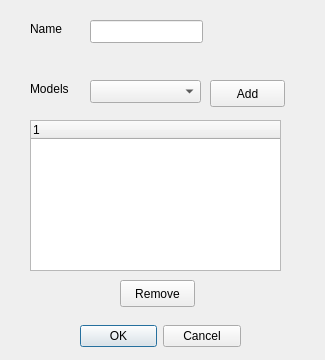
<ui version="4.0" >
 <class>NewGroupDialog</class>
 <widget class="QDialog" name="NewGroupDialog" >
  <property name="geometry" >
   <rect>
    <x>0</x>
    <y>0</y>
    <width>325</width>
    <height>360</height>
   </rect>
  </property>
  <property name="windowTitle" >
   <string>Create a new Group</string>
  </property>
  <widget class="QDialogButtonBox" name="okCancelButton" >
   <property name="geometry" >
    <rect>
     <x>80</x>
     <y>320</y>
     <width>161</width>
     <height>32</height>
    </rect>
   </property>
   <property name="orientation" >
    <enum>Qt::Horizontal</enum>
   </property>
   <property name="standardButtons" >
    <set>QDialogButtonBox::Cancel|QDialogButtonBox::NoButton|QDialogButtonBox::Ok</set>
   </property>
  </widget>
  <widget class="QPushButton" name="modelsAddButton" >
   <property name="geometry" >
    <rect>
     <x>210</x>
     <y>80</y>
     <width>75</width>
     <height>27</height>
    </rect>
   </property>
   <property name="text" >
    <string>Add</string>
   </property>
  </widget>
  <widget class="QLabel" name="modelsLabel" >
   <property name="geometry" >
    <rect>
     <x>30</x>
     <y>80</y>
     <width>41</width>
     <height>18</height>
    </rect>
   </property>
   <property name="text" >
    <string>Models</string>
   </property>
  </widget>
  <widget class="QLineEdit" name="nameText" >
   <property name="geometry" >
    <rect>
     <x>90</x>
     <y>20</y>
     <width>113</width>
     <height>23</height>
    </rect>
   </property>
  </widget>
  <widget class="QLabel" name="nameLabel" >
   <property name="geometry" >
    <rect>
     <x>30</x>
     <y>20</y>
     <width>53</width>
     <height>18</height>
    </rect>
   </property>
   <property name="text" >
    <string>Name</string>
   </property>
  </widget>
  <widget class="QComboBox" name="modelsComboBox" >
   <property name="geometry" >
    <rect>
     <x>90</x>
     <y>80</y>
     <width>111</width>
     <height>23</height>
    </rect>
   </property>
  </widget>
  <widget class="QTreeWidget" name="_modelsList" >
   <property name="geometry" >
    <rect>
     <x>30</x>
     <y>120</y>
     <width>251</width>
     <height>151</height>
    </rect>
   </property>
   <column>
    <property name="text" >
     <string>1</string>
    </property>
   </column>
  </widget>
  <widget class="QPushButton" name="modelsRemoveButton" >
   <property name="geometry" >
    <rect>
     <x>120</x>
     <y>280</y>
     <width>75</width>
     <height>27</height>
    </rect>
   </property>
   <property name="text" >
    <string>Remove</string>
   </property>
  </widget>
 </widget>
 <resources/>
 <connections>
  <connection>
   <sender>okCancelButton</sender>
   <signal>accepted()</signal>
   <receiver>NewGroupDialog</receiver>
   <slot>accept()</slot>
   <hints>
    <hint type="sourcelabel" >
     <x>248</x>
     <y>254</y>
    </hint>
    <hint type="destinationlabel" >
     <x>157</x>
     <y>274</y>
    </hint>
   </hints>
  </connection>
  <connection>
   <sender>okCancelButton</sender>
   <signal>rejected()</signal>
   <receiver>NewGroupDialog</receiver>
   <slot>reject()</slot>
   <hints>
    <hint type="sourcelabel" >
     <x>316</x>
     <y>260</y>
    </hint>
    <hint type="destinationlabel" >
     <x>286</x>
     <y>274</y>
    </hint>
   </hints>
  </connection>
 </connections>
</ui>
